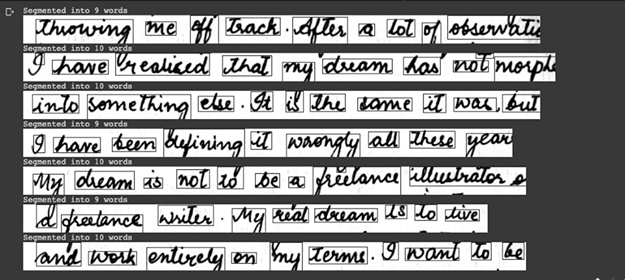
#> input picture Segmentation/images/word_segment.png, 625 x 280 px
$ python -i Prepocessing_word_char.py   (imports and definitions only)   (older library calls are emulated)
#> lines starting #> are read from the running program, lines starting #| are printed output that depends on the picture; after the words box and inside, x2 and y2 are one past the last pixel; in counts of white or black regions, pixels touching at a corner belong together
import numpy as np
import pandas as pd
import craft
import math
import cv2
from collections import defaultdict
import scipy.cluster.hierarchy as hcluster
import sklearn.cluster as cluster


class Preprocess():
    """To segment words from line and or chars from word
    ====================================================
    """

    def segment_all(self, path):
        # Define functions
        def load_image(path: str):
#> called with path = '../images/word_segment.png'
            img = cv2.imread(path)
#> img is the input picture: shape (280, 625, 3); mean B, G, R 137.4, 138, 137.4
            return cv2.cvtColor(img, cv2.COLOR_BGR2GRAY)

        def invert(img):
            return cv2.bitwise_not(img)

        def binarize_image(img):
            ret, img_binarized = cv2.threshold(img, 0, 255, cv2.THRESH_BINARY+cv2.THRESH_OTSU)
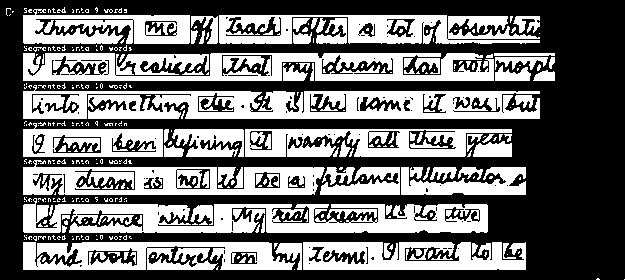
#> img_binarized: shape (280, 625); 43.7% white; 418 white regions (305 under 20 px), largest, box (x1, y1, x2, y2) and area: (23, 85, 540, 119) 10701, (23, 198, 488, 233) 9035, (23, 53, 494, 81) 8418
#> ret = 149
            return img_binarized

        def equalize_image(img):
            clahe = cv2.createCLAHE(clipLimit=2.0, tileGridSize=(8,8))
            return clahe.apply(img)

        def get_projection_profile(img):
            return np.sum(img, 1)

        def threshold_projection_profile(projection):
            projection_scaled = np.interp(projection, (projection.min(), projection.max()), (0,1))

            threshold = 0.3
            threshold_indices = projection_scaled > threshold

            projection_scaled.fill(0)
            projection_scaled[threshold_indices] = 1

            return projection_scaled

        def calculate_line_height(projection):
            change_indices = np.where(projection[:-1] != projection[1:])[0]

            heights = []
            for (index, change_index) in enumerate(change_indices):
                change_index_prev = 0 if index == 0 else change_indices[index - 1]

                if projection[change_index] == 1:
                    height = change_index - change_index_prev
                    heights.append(height)

            return np.mean(heights)

        def get_image_of_projection_profile(projection, img):
            projection = np.interp(projection, (projection.min(), projection.max()), (0,1))

            maximum = np.max(projection)
            width = img.shape[1]
            result = np.zeros((projection.shape[0], 500))

            for row in range(img.shape[0]):
                cv2.line(result, (0, row), (int(projection[row]*width/maximum), row), (255,255,255), 1)

            return result

        def remove_connected_components(img):
            number_of_labels, labels, stats, centroids = cv2.connectedComponentsWithStats(img, 8, cv2.CV_32S)
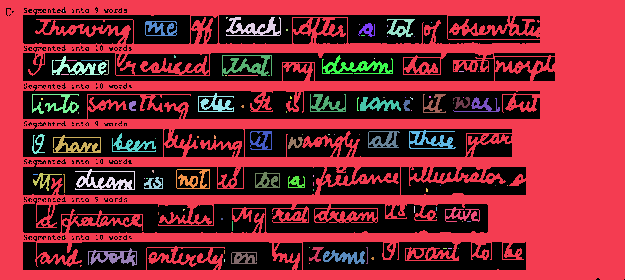
#> labels: shape (280, 625) int32; 109 distinct labels, from 0 to 108; one colour per label, 0 black
#> number_of_labels = 109; stats = 109 rows, first 6: [6, 7, 619, 273, 76470], [0, 0, 625, 280, 89537], [63, 10, 1, 2, 2], [226, 17, 2, 2, 3], [226, 17, 55, 19, 467], [387, 19, 28, 18, 234]; centroids = 109 pairs, first value 35 to 507, second value 10.5 to 265.3
            sizes = stats[1:, -1]
#> sizes = 108 values, max 89537 at index 0, min 1 at index 7, mean 912.3
            number_of_labels = number_of_labels - 1
#> number_of_labels = 108
            min_size = 100

            img_cleaned = np.full(img.shape, 0)
            for i in range(0, number_of_labels):
                if sizes[i] >= min_size:
                    img_cleaned[labels == i + 1] = 255
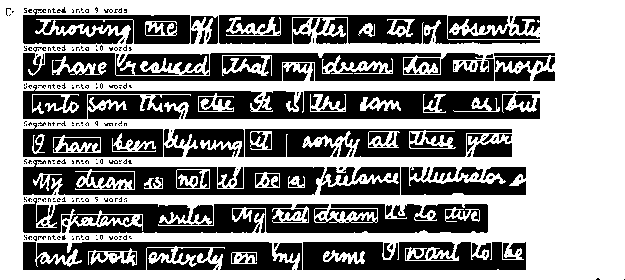
#> img_cleaned: shape (280, 625) int64; 55.9% white; 418 black regions (305 under 20 px), largest, box (x1, y1, x2, y2) and area: (23, 85, 540, 119) 10951, (23, 198, 488, 233) 9073, (23, 53, 494, 81) 8524

            return img_cleaned

        def run(img):
            if img is None:
                return

            img_equalized = equalize_image(img.copy())

            img_binarized =  binarize_image(img_equalized.copy())
            img_binarized = invert(img_binarized)

            img_denoised_cc = remove_connected_components(img_binarized.copy())

            projection_profile = get_projection_profile(img_denoised_cc)
#> projection_profile = 280 values, max 159375 at index 0, min 26520 at index 77, mean 89083.3

            projection_profile_thresholded = threshold_projection_profile(projection_profile)
#> in threshold_projection_profile, `projection_scaled = np.interp(projection, (projection.min(), projectio..`: projection_scaled = 280 values, max 1 at index 0, min 0 at index 77, mean 0.471
#> projection_profile_thresholded = 280 values, max 1 at index 0, min 0 at index 15, mean 0.586
            img_profile_thresholded = get_image_of_projection_profile(projection_profile_thresholded, img_denoised_cc)
#> in get_image_of_projection_profile, `projection = np.interp(projection, (projection.min(), projection.max()..`: projection has the same summary as projection_profile_thresholded in run
#> in get_image_of_projection_profile, `maximum = np.max(projection)`: maximum = 1
#> after the loop in get_image_of_projection_profile, `for row in range(img.shape[0]):`:
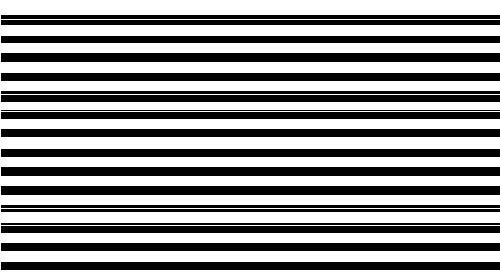
#> result: shape (280, 500) float64; 58.7% white; 19 black regions, largest, box (x1, y1, x2, y2) and area: (1, 53, 500, 62) 4491, (1, 167, 500, 176) 4491, (1, 186, 500, 195) 4491

            line_height = calculate_line_height(projection_profile_thresholded)
#> in calculate_line_height, `change_indices = np.where(projection[:-1] != projection[1:])[0]`: change_indices = 38 values from 14 to 269
#> the loop in calculate_line_height, `for (index, change_index) in enumerate(change_indices):` made 38 passes
#> (change_index, change_index_prev, height) on passes 1, 3, 5, 7, 9, 11, 13, 15, 17, 19, 21, 23: (14, 0, 14), (19, 18, 1), (35, 24, 11), (52, 42, 10), (72, 61, 11), (90, 80, 10), (94, 93, 1), (109, 101, 8), (111, 110, 1), (128, 118, 10), (148, 136, 12), (166, 156, 10)
#> (change_index, change_index_prev) on passes 2, 4, 6, 8, 10, 12: (18, 14), (24, 19), (42, 35), (61, 52), (80, 72), (93, 90)
#> after the loop in calculate_line_height, `for (index, change_index) in enumerate(change_indices):`: heights = [14, 1, 11, 10, 11, 10, 1, 8, 1, 10, 12, 10, 10, 10, 1, 11, 1, 10, 11]
#> line_height = 8.05

            return [line_height, img_profile_thresholded]

        # Import image
        img = load_image(path)

        # Run run() function on the image
        line_height = run(img)[0]
#> line_height = 8.05
        img_thresholded = run(img)[1]
#> the loop in calculate_line_height (call 2), `for (index, change_index) in enumerate(change_indices):` made 38 passes
#> (change_index, change_index_prev) on passes 2, 4, 6, 8, 10, 12, 14, 16, 18, 20, 22, 24: (18, 14), (24, 19), (42, 35), (61, 52), (80, 72), (93, 90), (101, 94), (110, 109), (118, 111), (136, 128), (156, 148), (175, 166)

        # Create a dataframe
        img_df = pd.DataFrame(data=img_thresholded[0:,1:],
                    index=[i for i in range(img_thresholded.shape[0])],
                    columns=["col_"+str(i) for i in range(1,img_thresholded.shape[1])])
#> img_df = table of 280 rows and 499 columns

        col_1 = img_df["col_1"].values
#> col_1 = 280 values, max 255 at index 0, min 0 at index 15, mean 149.4

        # Indexes of where a new line starts and ends
        white_index = []
        for index, pixel in enumerate(col_1):
            if pixel == 0.0:
                if index < (len(col_1)-1):
                    if (col_1[index-1] == 255.0):
                        white_index.append(index)
                    elif (col_1[index+1] == 255.0):
                        white_index.append(index+1)
#> this loop made 280 passes
#> pixel on passes 1 to 3: 255, 255, 255
#> after the loop, white_index = 37 values from 15 to 270

        # This is not a constant but a rate. Apply linear regression to find the formula.
        # Basically, the larger the line height, the larger the bias
        bias = line_height * 0.667 - 1
#> bias = 4.37

        cropped_lines = []

        # Line segmenting based on start point, end point, and bias.
        for i in range(0,len(white_index),2):
            start = white_index[i]
            end = white_index[i+1]

            cropped_line = img[start-bias:end+bias, :]
            cropped_lines.append(cropped_line)
#> this loop made 1 pass
#> (start, end) on pass 1: (15, 19)
#> after the loop, cropped_lines = []

        # First array is blank since the index starts at 0
        del cropped_lines[0]

        return cropped_lines

        # Crop word from line function
    # [73 lines left out: functions crop_word_from_line, crop_char_from_word, not called in this run]

#> (the run stopped early here; a loop or call above may not have finished)
